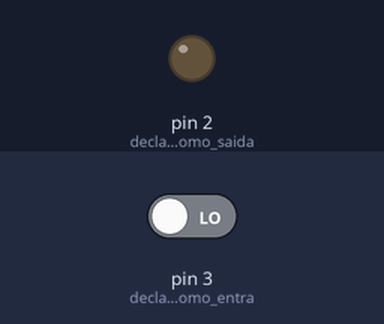
Simulated run of this sketch. Board: Arduino Uno, built with avr-gcc and run on an emulated ATmega328P. On the bench: output pins drawn as LEDs (lit = HIGH). The test bench sets the inputs (shaded band); at power-on: pin 3 (declara_pino_3_como_entra) LOW.

Above: at 1.2 s.
1.3 s: pin 3 (declara_pino_3_como_entra) driven HIGH
At 2.2 s:
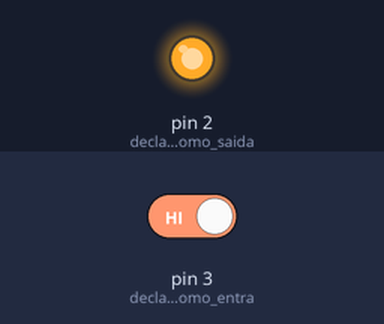
2.8 s: pin 3 (declara_pino_3_como_entra) driven LOW
At 3.4 s:
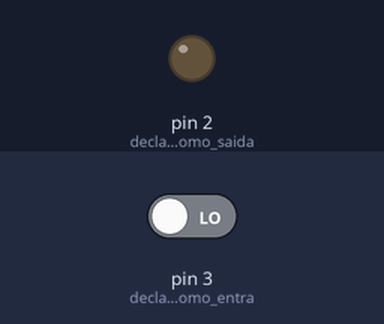
Timing chart, 0 to 5.8 s (numbered marks = the images above; inputs shaded):
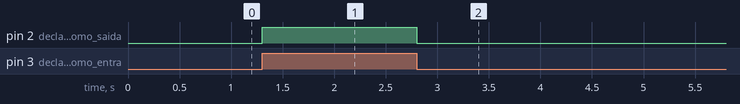

The sketch:

Switch_Button.ino
```cpp
void setup() {//função de declaração
pinMode(2,OUTPUT);//declara pino 2 como saida
pinMode(3,INPUT);//declara pino 3 como entrada
}

void loop() {//função de repetição
if(digitalRead(3))//caso a leitura de pino 3 seja positiva
  digitalWrite(2,HIGH);//envia carga a pino 2
  else//caso a leitura de pino 3 seja negativa
    digitalWrite(2,LOW);//retira carga de pino 2
}
```

Measured:
- after the input at 1.3 s, pin 2 (declara_pino_2_como_saida): LOW → HIGH at once
- after the input at 2.8 s, pin 2 (declara_pino_2_como_saida): HIGH → LOW at once
